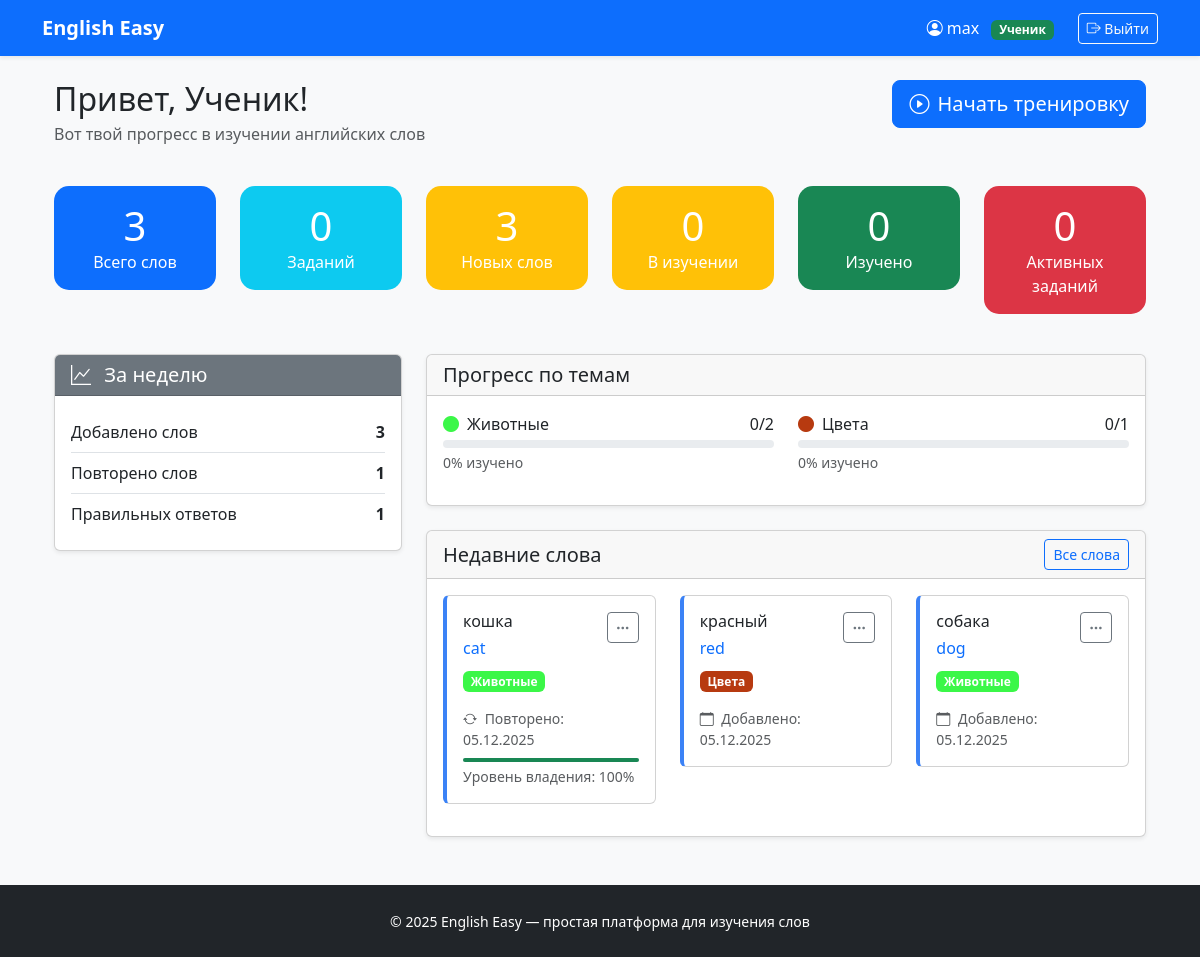
/dashboard/student/ (signed in), run on an earlier commit of the app's database.
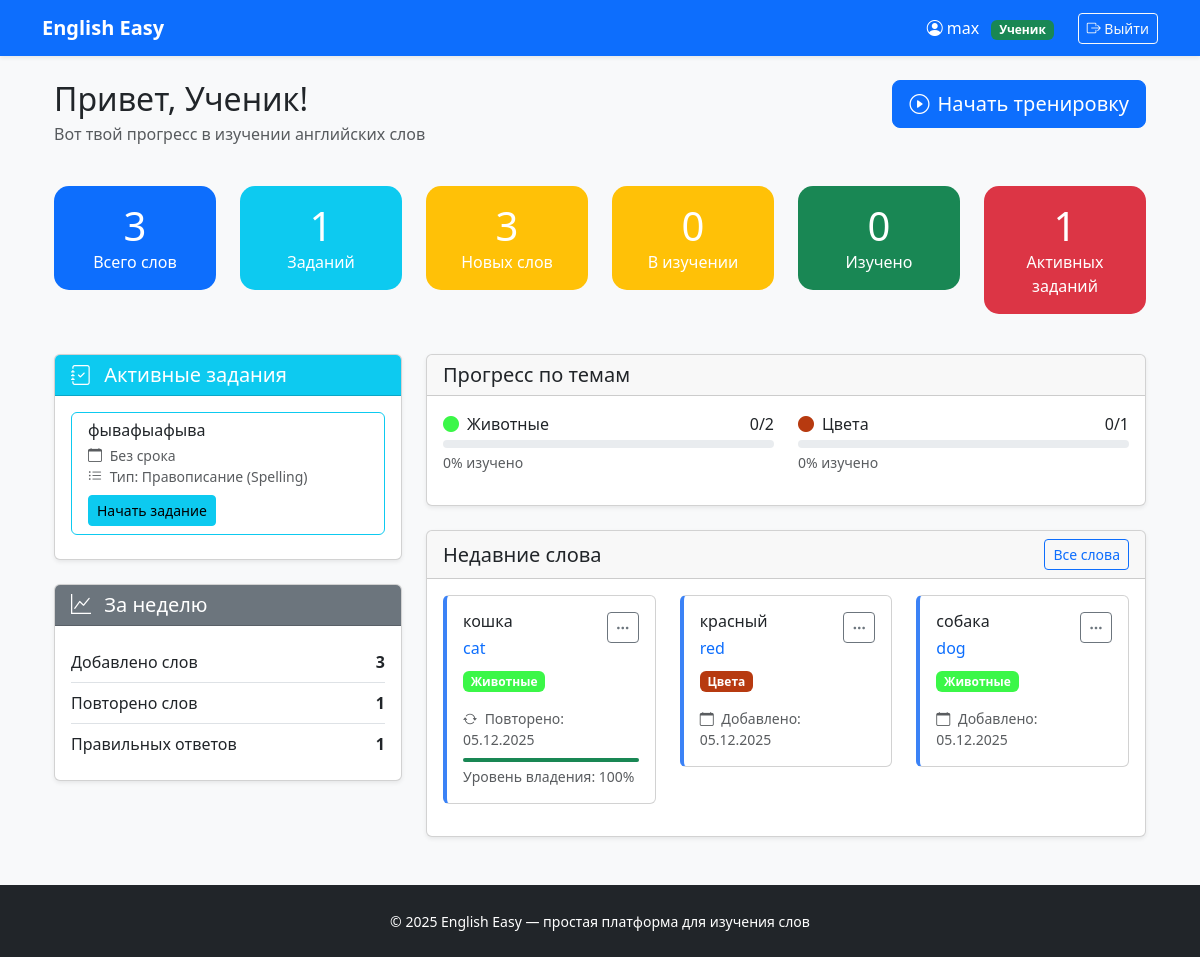
And on a later commit of the database.
### vocabulary/models.py (models this page shows, shortened)
class Topic(models.Model):
    name = models.CharField("Название темы", max_length=100)
    color = models.CharField("Цвет (HEX)", max_length=7, default="#3B82F6")
    created_at = models.DateTimeField(auto_now_add=True)
    class Meta:
        ordering = ['name']
        verbose_name = "Тема"
        verbose_name_plural = "Темы"

class StudentWord(models.Model):
    STATUS_CHOICES = (
        ('new', 'Новое'),
        ('learning', 'Изучается'),
        ('review', 'Повторение'),
        ('completed', 'Изучено'),
    )
    student = models.ForeignKey(
        settings.AUTH_USER_MODEL,
        on_delete=models.CASCADE,
        related_name='assigned_words',
        limit_choices_to={'role': 'student'}
    )
    assigned_by = models.ForeignKey(
        settings.AUTH_USER_MODEL,
        on_delete=models.SET_NULL,
        null=True,
        blank=True,
        related_name='assigned_words_by_teacher',
        verbose_name="Назначено учителем"
    )
    word = models.ForeignKey(Word, on_delete=models.CASCADE)
    assigned_at = models.DateTimeField("Назначено", auto_now_add=True)
    status = models.CharField("Статус", max_length=10, choices=STATUS_CHOICES, default='new')
    last_reviewed = models.DateTimeField("Последнее повторение", null=True, blank=True)
    next_review = models.DateTimeField("Следующее повторение", null=True, blank=True)
    review_count = models.IntegerField("Количество повторений", default=0)
    correct_answers = models.IntegerField("Правильных ответов", default=0)
    wrong_answers = models.IntegerField("Неправильных ответов", default=0)
    class Meta:
        unique_together = ('student', 'word')
        ordering = ['-assigned_at']
        verbose_name = "Назначенное слово"
        verbose_name_plural = "Назначенные слова"
    def get_mastery_level(self):
        total = self.correct_answers + self.wrong_answers
        if total == 0:
            return 0
        return int((self.correct_answers / total) * 100)

class Word(models.Model):
    russian = models.CharField("Русский", max_length=100)
    english = models.CharField("English", max_length=100)
    topic = models.ForeignKey(
        Topic,
        null=True,
        blank=True,
        on_delete=models.SET_NULL,
        related_name='words'
    )
    created_at = models.DateTimeField(auto_now_add=True)
    class Meta:
        unique_together = ('russian', 'english')
        ordering = ['russian']
        verbose_name = "Слово"
        verbose_name_plural = "Слова"

### exercises/models.py (models this page shows, shortened)
class Exercise(models.Model):
    ASSIGNMENT_TYPE_CHOICES = [
        ('homework', 'Домашняя работа'),
        ('classwork', 'Работа на уроке'),
        ('test', 'Контрольная работа'),
    ]
    EXERCISE_TYPE_CHOICES = [
        ('spelling', 'Правописание (Spelling)'),
        ('drag_and_drop', 'Перетаскивание (Drag and Drop)'),
        ('letter_soup', 'Буквенный суп (Letter Soup)'),
    ]
    STATUS_CHOICES = [
        ('not_started', 'Не начато'),
        ('in_progress', 'В процессе'),
        ('completed', 'Выполнено'),
        ('graded', 'Проверено'),
    ]
    title = models.CharField('Название задания', max_length=200)
    description = models.TextField('Описание', blank=True)
    student = models.ForeignKey(
        settings.AUTH_USER_MODEL,
        on_delete=models.CASCADE,
        related_name='exercises',
        limit_choices_to={'role': 'student'},
        verbose_name='Ученик'
    )
    teacher = models.ForeignKey(
        settings.AUTH_USER_MODEL,
        on_delete=models.CASCADE,
        related_name='created_exercises',
        limit_choices_to={'role': 'teacher'},
        verbose_name='Учитель'
    )
    assignment_type = models.CharField(
        'Тип задания',
        max_length=20,
        choices=ASSIGNMENT_TYPE_CHOICES,
        default='homework'
    )
    exercise_type = models.CharField(
        'Вид упражнения',
        max_length=20,
        choices=EXERCISE_TYPE_CHOICES,
        default='spelling'
    )
    status = models.CharField(
        'Статус',
        max_length=20,
        choices=STATUS_CHOICES,
        default='not_started'
    )
    attempts = models.IntegerField('Количество попыток', default=0)
    max_attempts = models.IntegerField('Максимум попыток', default=3)
    exercise_data = models.JSONField('Данные упражнения', default=dict)
    created_at = models.DateTimeField('Создано', auto_now_add=True)
    updated_at = models.DateTimeField('Обновлено', auto_now=True)
    due_date = models.DateTimeField('Срок выполнения', null=True, blank=True)
    completed_at = models.DateTimeField('Завершено', null=True, blank=True)
    score = models.IntegerField('Баллы', default=0)
    max_score = models.IntegerField('Максимум баллов', default=100)
    teacher_comment = models.TextField('Комментарий учителя', blank=True)
    class Meta:
        verbose_name = 'Упражнение'
        verbose_name_plural = 'Упражнения'
        ordering = ['-created_at']

### dashboard/views.py (the view)
# urls.py: path('student/', views.student_dashboard, name='student'),
@login_required
def student_dashboard(request):
    if not request.user.is_student():
        return redirect('dashboard:home')
    assigned_words = StudentWord.objects.filter(student=request.user)
    stats = {
        'total': assigned_words.count(),
        'new': assigned_words.filter(status='new').count(),
        'learning': assigned_words.filter(status='learning').count(),
        'review': assigned_words.filter(status='review').count(),
        'completed': assigned_words.filter(status='completed').count(),
    }
    today = timezone.now()
    words_for_review = assigned_words.filter(
        next_review__lte=today,
        status__in=['new', 'learning', 'review']
    ).order_by('next_review')[:10]
    assignments = Exercise.objects.filter(
        student=request.user
    ).exclude(
        status__in=['completed', 'graded']
    ).order_by('due_date', '-created_at')[:5]  # Ограничиваем 5 заданиями
    topics_with_progress = []
    for topic in Topic.objects.all():
        words_in_topic = assigned_words.filter(word__topic=topic)
        if words_in_topic.exists():
            total_words = words_in_topic.count()
            learned_words = words_in_topic.filter(status='completed').count()
            topics_with_progress.append({
                'id': topic.id,
                'name': topic.name,
                'color': topic.color,
                'total': total_words,
                'learned': learned_words,
                'percent': int((learned_words / total_words) * 100) if total_words > 0 else 0
            })
    recent_words = assigned_words.order_by('-last_reviewed')[:10] if assigned_words.filter(
        last_reviewed__isnull=False).exists() else assigned_words.order_by('-assigned_at')[:5]
    week_ago = timezone.now() - timedelta(days=7)
    weekly_stats = {
        'words_added': assigned_words.filter(assigned_at__gte=week_ago).count(),
        'words_reviewed': assigned_words.filter(last_reviewed__gte=week_ago).count(),
        'correct_answers': sum(
            assigned_words.filter(last_reviewed__gte=week_ago).values_list('correct_answers', flat=True)),
    }
    context = {
        'stats': stats,
        'words_for_review': words_for_review,
        'assignments': assignments,
        'topics_with_progress': topics_with_progress,
        'recent_words': recent_words,
        'weekly_stats': weekly_stats,
    }
    return render(request, 'dashboard/student.html', context)

### users/models.py (called while the page is built)
    def is_teacher(self):
        return self.role == 'teacher'

    def is_student(self):
        return self.role == 'student'

### dashboard/templates/dashboard/student.html (shortened to what the changed rows need)
{% extends 'base.html' %}
{% block content %}
    <div class="container-fluid">
        <div class="row mb-4">
            <div class="col">
                <h1 class="h2 mb-1">Привет, {{ user.first_name|default:"Ученик" }}!</h1>
            </div>
        </div>
        <div class="row mb-4">
            <div class="col-md-2 mb-3">
                <div class="card stat-card bg-info text-white">
                    <div class="card-body text-center">
                        <div class="h1 mb-0">{{ assignments.count }}</div>
                        <p class="mb-0">Заданий</p>
                    </div>
                </div>
            </div>
            <div class="col-md-2 mb-3">
                <div class="card stat-card bg-danger text-white">
                    <div class="card-body text-center">
                        <div class="h1 mb-0">{{ assignments|length }}</div>
                        <p class="mb-0">Активных заданий</p>
                    </div>
                </div>
            </div>
        </div>
        <div class="row">
            <div class="col-lg-4">
                {% if assignments %}
                    <div class="card shadow-sm mb-4">
                        <div class="card-header bg-info text-white">
                            <h5 class="mb-0">
                                <i class="bi bi-journal-check me-2"></i>
                                Активные задания
                            </h5>
                        </div>
                        <div class="card-body">
                            {% for assignment in assignments %}
                                <div class="card mb-2 border-info">
                                    <div class="card-body py-2">
                                        <h6 class="card-title mb-1">{{ assignment.title }}</h6>
                                        <small class="text-muted d-block">
                                            <i class="bi bi-calendar me-1"></i>
                                            {% if assignment.due_date %}
                                                До {{ assignment.due_date|date:"d.m.Y" }}
                                            {% else %}
                                                Без срока
                                            {% endif %}
                                        </small>
                                        <small class="text-muted d-block">
                                            <i class="bi bi-list-ul me-1"></i>
                                            Тип: {{ assignment.get_exercise_type_display }}
                                        </small>
                                        <a href="{% url 'exercises:exercise_detail' assignment.id %}"
                                           class="btn btn-sm btn-info mt-2">Начать задание</a>
                                    </div>
                                </div>
                            {% endfor %}
                        </div>
                    </div>
                {% endif %}
            </div>
            <div class="col-lg-8">
                {% if topics_with_progress %}
                    <div class="card shadow-sm mb-4">
                        <div class="card-body">
                            <div class="row">
                                {% for topic in topics_with_progress %}
                                    <div class="col-md-6 mb-3">
                                        <div class="d-flex justify-content-between mb-1">
                                            <span><i class="bi bi-circle-fill me-2"
                                                     style="color: {{ topic.color }}"></i>{{ topic.name }}</span>
                                            <span>{{ topic.learned }}/{{ topic.total }}</span>
                                        </div>
                                        <div class="progress" style="height: 8px;">
                                        </div>
                                        <small class="text-muted d-block mt-1">{{ topic.percent }}% изучено</small>
                                    </div>
                                {% endfor %}
                            </div>
                        </div>
                    </div>
                {% endif %}
                <div class="card shadow-sm">
                    <div class="card-body">
                        <div class="row" id="wordsList">
                            {% for sw in recent_words %}
                                <div class="col-md-6 col-lg-4 mb-3">
                                    <div class="card word-card status-{{ sw.status }}">
                                        <div class="card-body">
                                            <div class="d-flex justify-content-between align-items-start">
                                                <div>
                                                    <h6 class="card-title mb-1">{{ sw.word.russian }}</h6>
                                                    <p class="card-text text-primary mb-2">{{ sw.word.english }}</p>
                                                </div>
                                                <div class="dropdown">
                                                    <button class="btn btn-sm btn-outline-secondary"
                                                            type="button" data-bs-toggle="dropdown">
                                                        <i class="bi bi-three-dots"></i>
                                                    </button>
                                                </div>
                                            </div>
                                            {% if sw.word.topic %}
                                                <span class="badge mb-2" style="background: {{ sw.word.topic.color }}">
                                        {{ sw.word.topic.name }}
                                    </span>
                                            {% endif %}
                                            <div class="d-flex justify-content-between align-items-center mt-2">
                                                <small class="text-muted">
                                                    {% if sw.last_reviewed %}
                                                        <i class="bi bi-arrow-repeat me-1"></i>
                                                        Повторено: {{ sw.last_reviewed|date:"d.m.Y" }}
                                                    {% else %}
                                                        <i class="bi bi-calendar me-1"></i>
                                                        Добавлено: {{ sw.assigned_at|date:"d.m.Y" }}
                                                    {% endif %}
                                                </small>
                                                <span class="badge bg-{{ sw.status }}">
                                        </span>
                                            </div>
                                            {% if sw.review_count > 0 %}
                                                <div class="progress mt-2" style="height: 4px;">
                                                    <div class="progress-bar bg-success"
                                                         style="width: {{ sw.get_mastery_level }}%"></div>
                                                </div>
                                                <small class="text-muted d-block mt-1">
                                                    Уровень владения: {{ sw.get_mastery_level }}%
                                                </small>
                                            {% endif %}
                                        </div>
                                    </div>
                                </div>
                            {% empty %}
                                <div class="col-12 text-center py-5">
                                    <i class="bi bi-journal-x display-1 text-muted mb-3"></i>
                                    <h4>Нет назначенных слов</h4>
                                    <p class="text-muted">Ваш учитель ещё не добавил слова для изучения</p>
                                </div>
                            {% endfor %}
                        </div>
                    </div>
                </div>
            </div>
        </div>
    </div>
{% endblock %}

What changed in the data, as far as the page shows it:
added Exercise: title "фывафыафыва", shows "Без срока", exercise_type "Правописание (Spelling)"
Also different on the page:
{{ assignments.count }}: "0" → "1"
{{ assignments|length }}: "0" → "1"
text now shown: "Активные задания"
